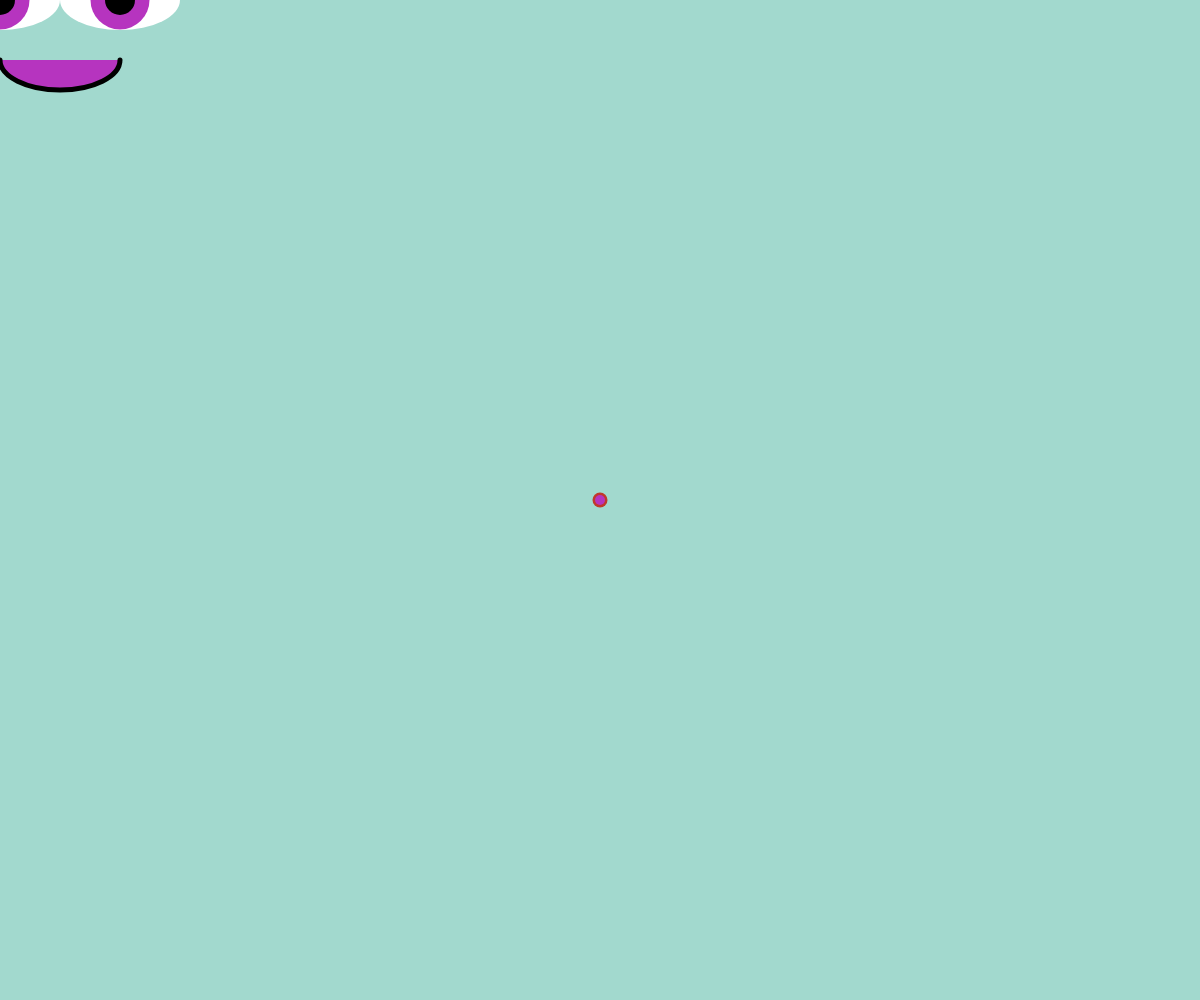
Frame 1 (no input)
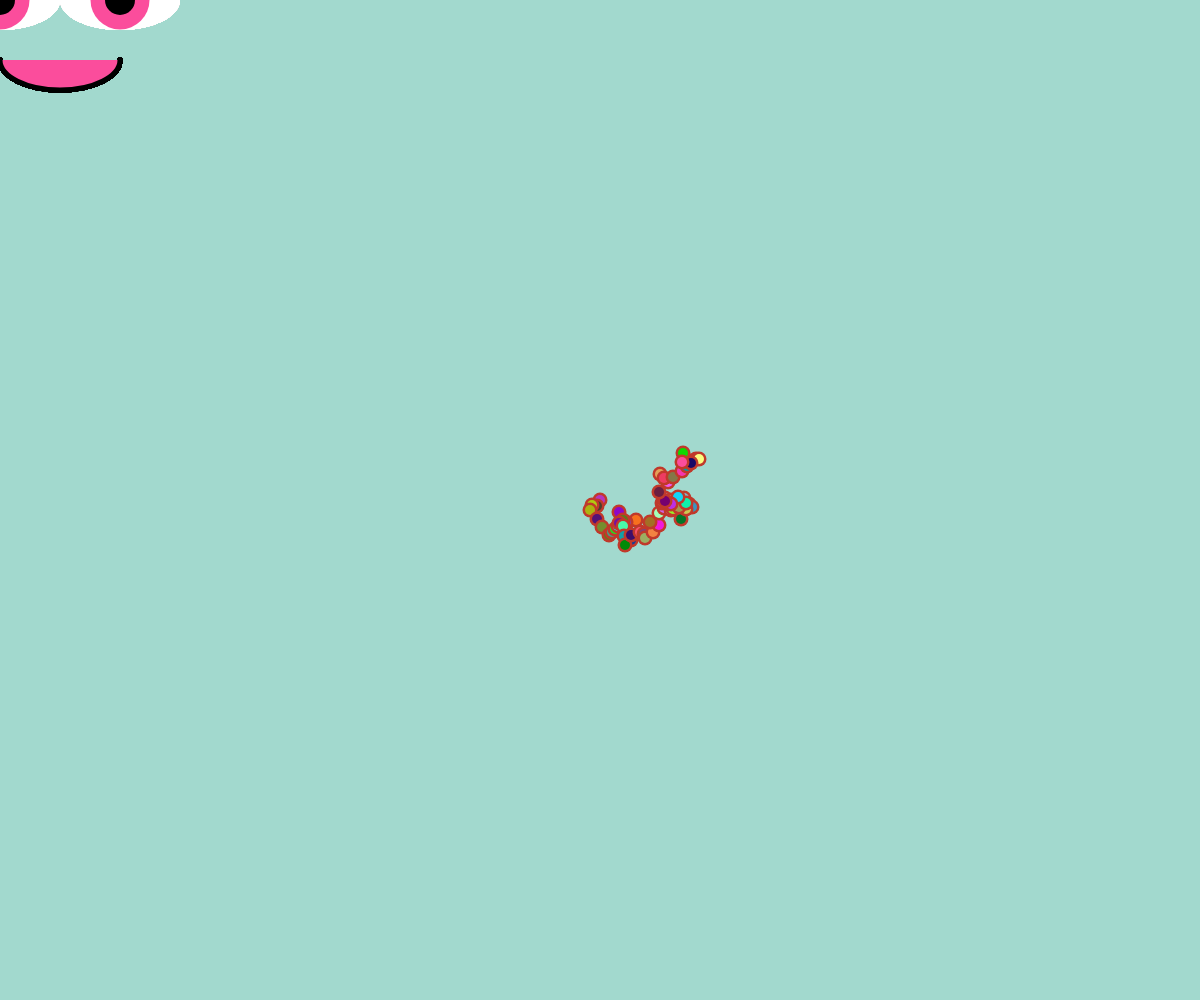
Frame 60 (no input)
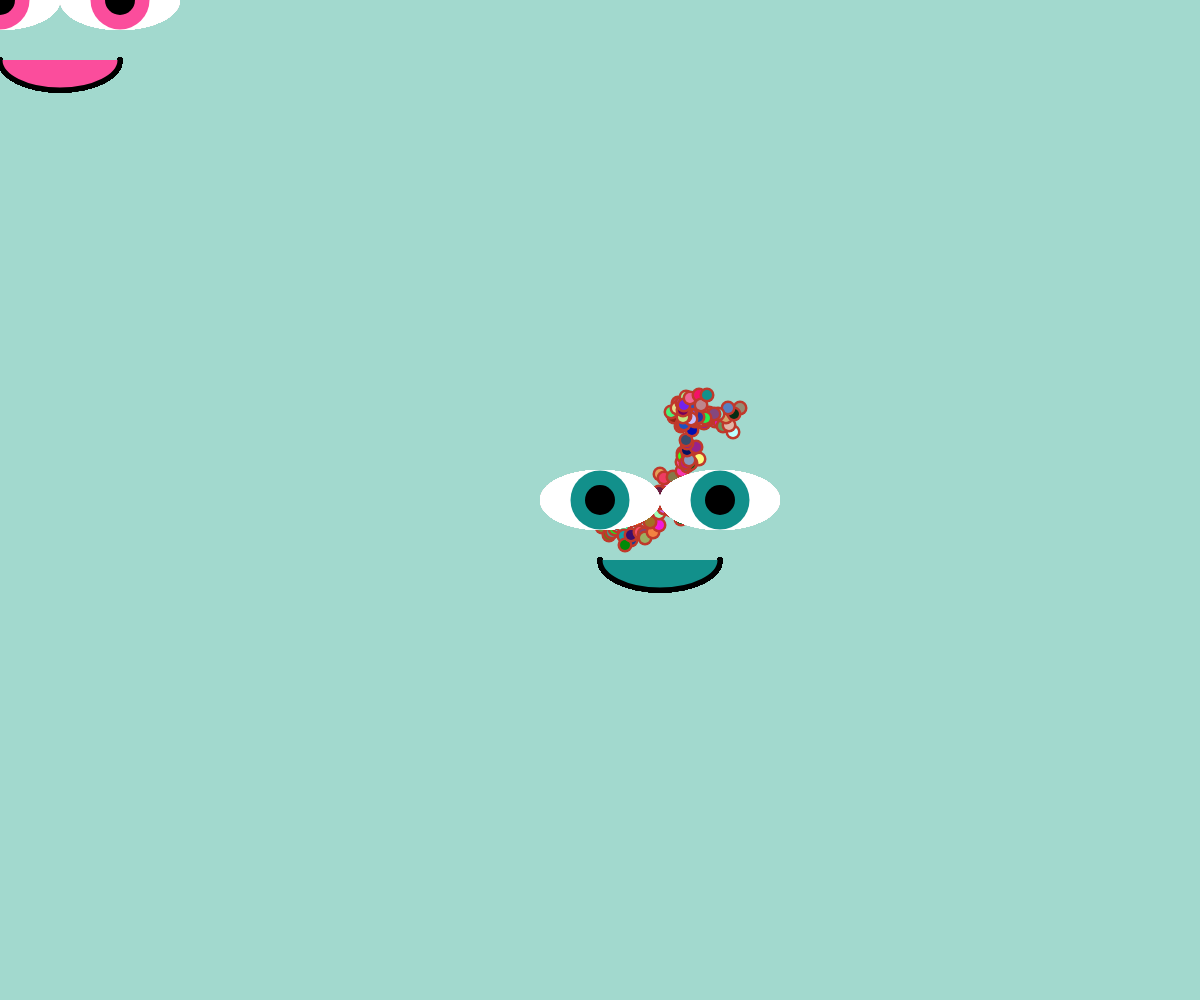
Frame 120 (the mouse pressed at the canvas centre since frame 60)

The p5.js sketch that drew these frames (run headless with seeded random() and noise() and a simulated clock; from frame 60 on, the mouse is pressed at the canvas centre):

// p5.js sketch
// ── sketch.js
var pos_x;
var pos_y;
var point_width = 10;
var max_pos_mvt = 10;

function setup() {
  createCanvas( windowWidth, windowHeight );
  background('#A2D9CE');
  //setting start point of walkers
  pos_x = width * 0.5;
  pos_y = height * 0.5;
}

function draw() {
  noCursor();
  var red = floor( random(256));
  var green = floor( random(256));
  var blue = floor( random(256));
  push();
  noStroke()
  fill('#C0392B');
  ellipse( pos_x, pos_y, point_width + 5 );
  fill( red, green, blue );
  ellipse( pos_x, pos_y, point_width )
  //random walk
  pos_x += floor( random( -max_pos_mvt, max_pos_mvt + 1));
  pos_y += floor( random( -max_pos_mvt, max_pos_mvt + 1));
  pop();
  //begin eye
  push();
  noStroke();
  fill('255');
  ellipse( mouseX, mouseY, 120, 60 );
  fill( red, green, blue );
  ellipse( mouseX, mouseY, 59, 59 );
  fill(0);
  ellipse( mouseX, mouseY, 30, 30 );
  pop();
  //other eye
  push();
  translate( 120, 0);
  noStroke();
  fill('255');
  ellipse( mouseX, mouseY, 120, 60 );
  fill( red, green, blue );
  ellipse( mouseX, mouseY, 59, 59 );
  fill(0);
  ellipse( mouseX, mouseY, 30, 30 );
  pop();
  //mouth
  push();
  translate(60, 60)
  strokeWeight(5);
  fill( red, green, blue );
  arc( mouseX, mouseY, 120, 60, 0, PI );
}
